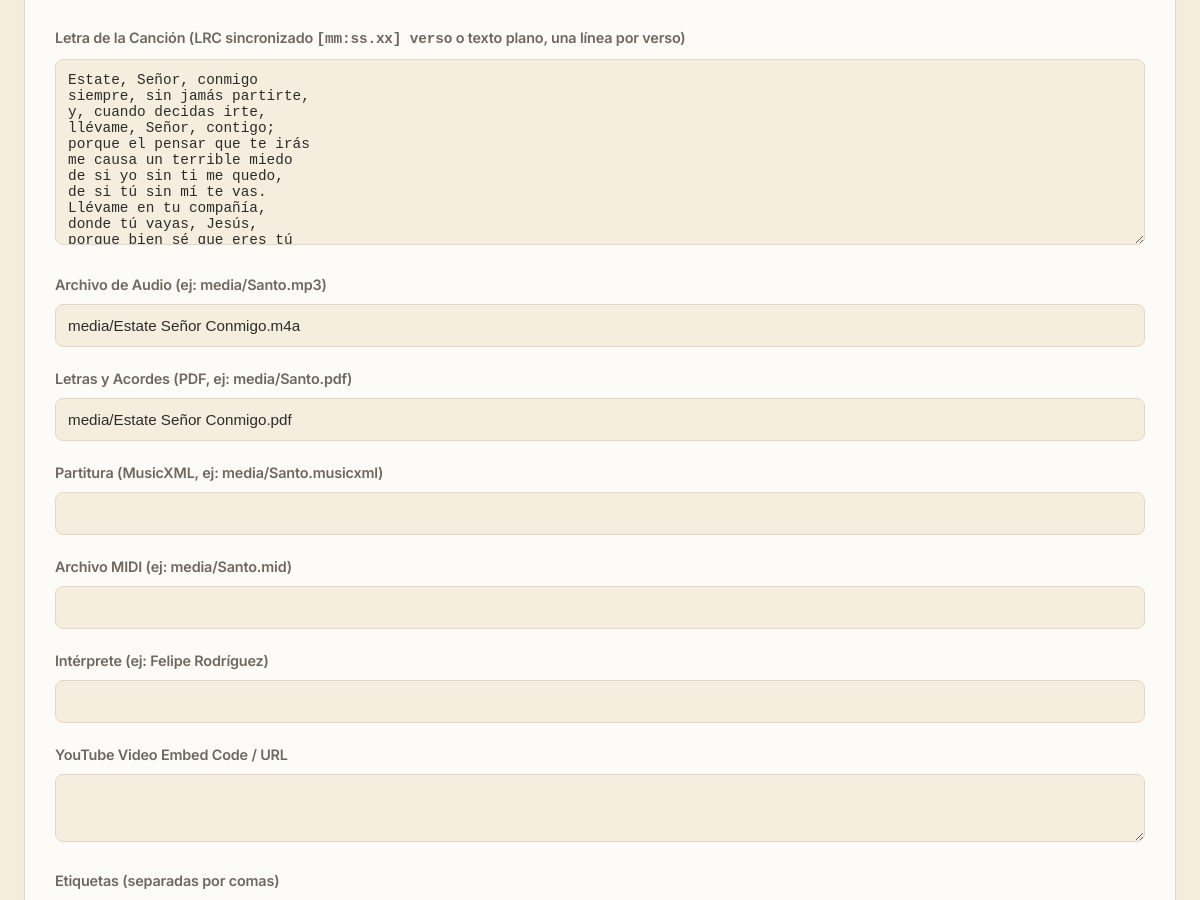
/composicion/13/edit (signed in, middle part), run on an earlier commit of the app's database.
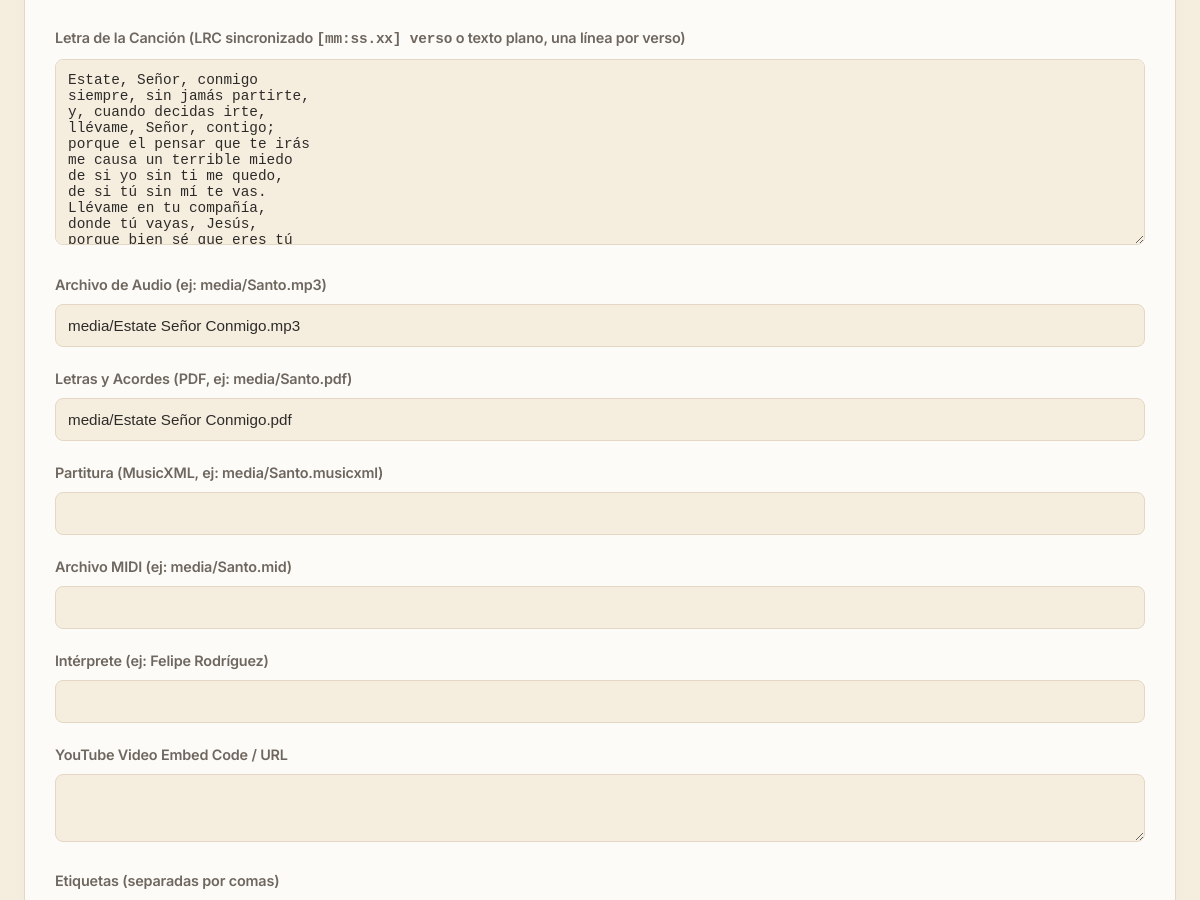
And on a later commit of the database.
### models.py (models this page shows, shortened)
class Cancion(db.Model):
    __tablename__ = 'cancion'
    id = db.Column(db.Integer, primary_key=True)
    titulo = db.Column(db.String(150), nullable=False)
    musica = db.Column(db.String(100))
    letra = db.Column(db.String(100))
    adaptacion = db.Column(db.String(100))
    arreglo = db.Column(db.String(100), nullable=True)
    idioma = db.Column(db.String(50))
    dia = db.Column(db.Integer, nullable=True)
    mes = db.Column(db.Integer, nullable=True)
    anio = db.Column(db.Integer)
    descripcion = db.Column(db.Text)
    audio = db.Column(db.String(150))
    letras_acordes = db.Column(db.String(150))
    partitura = db.Column(db.String(150))
    midi = db.Column(db.String(150))
    tags_json = db.Column(db.String(500))
    tipo = db.Column(db.String(50), nullable=False, default='local')
    categorias_json = db.Column(db.String(200))
    youtube_video_embed = db.Column(db.Text)
    youtube_audio_embed = db.Column(db.Text)
    interprete = db.Column(db.String(200), nullable=True)
    ensambles_json = db.Column(db.Text, nullable=True)
    descargas_json = db.Column(db.Text, nullable=True)
    audios_json = db.Column(db.Text, nullable=True)
    tipo_pdf = db.Column(db.String(50), nullable=True)  # 'partitura' o 'letras_acordes'
    letras_json = db.Column(db.Text, nullable=True)  # {"sincronizada": bool, "lineas": [{"t": seg|null, "text": str}]}
    @property
    def letras(self):
        return json.loads(self.letras_json) if self.letras_json else None
    @property
    def tags(self):
        return json.loads(self.tags_json) if self.tags_json else []
    @property
    def categorias(self):
        return json.loads(self.categorias_json) if self.categorias_json else []

### app.py (the view, shortened to what this page needs)
@app.route('/composicion/<int:comp_id>/edit', methods=['GET', 'POST'])
@login_required
def edit_cancion(comp_id):
    cancion_a_editar = Cancion.query.get_or_404(comp_id)
    todas_las_canciones = Cancion.query.all()
    todos_los_tags = sorted(list({t.strip() for c in todas_las_canciones for t in c.tags if t and t.strip()}))
    todas_las_categorias = sorted(list({cat.strip() for c in todas_las_canciones for cat in c.categorias if cat and cat.strip()}))
    return render_template(
        'edit_cancion.html',
        cancion=cancion_a_editar,
        letras_lrc=letras_to_lrc(cancion_a_editar.letras),
        todos_los_tags=todos_los_tags,
        todas_las_categorias=todas_las_categorias
    )

### app.py (called while the page is built)
@app.context_processor
def inject_globals():
    try:
        with open('build_date.txt', 'r', encoding='utf-8') as f:
            date_str = f.read().strip()
    except Exception:
        date_str = "Desconocida"
    return dict(last_update=date_str, FEATURES=FEATURES)

def login_required(f):
    @wraps(f)
    def decorated_function(*args, **kwargs):
        if 'logged_in' not in session:
            return redirect(url_for('login', next=request.url))
        return f(*args, **kwargs)
    return decorated_function

@app.before_request
def check_formacion_feature():
    if request.path.startswith('/formacion') and not FEATURES.get('formacion_liturgica', False):
        abort(404)

### services/lyrics_service.py (called while the page is built)
def letras_to_lrc(letras):
    if not letras:
        return ''
    out = []
    for l in letras.get('lineas', []):
        t = l.get('t')
        if t is None:
            out.append(l['text'])
        else:
            m, s = divmod(t, 60)
            out.append('[%02d:%05.2f] %s' % (int(m), s, l['text']))
    return '\n'.join(out)

### templates/edit_cancion.html (shortened to what this page needs)
{% extends "base.html" %}
{% block content %}
    <form method="post" class="edit-form">
        <div class="form-group">
        </div>
        <div class="form-group">
            <label for="letras_lrc">Letra de la Canción (LRC sincronizado <code>[mm:ss.xx] verso</code> o texto plano, una línea por verso)</label>
            <textarea id="letras_lrc" name="letras_lrc" rows="10" style="font-family: monospace; font-size: 0.9rem;" placeholder="[00:25.13] Virgen del Carmen,&#10;[00:30.13] Reina de Chile:">{{ letras_lrc or '' }}</textarea>
        </div>
        <div class="form-group">
            <label for="audio">Archivo de Audio (ej: media/Santo.mp3)</label>
            <input type="text" id="audio" name="audio" value="{{ cancion.audio or '' }}">
        </div>
        <div class="form-group">
            <label for="letras_acordes">Letras y Acordes (PDF, ej: media/Santo.pdf)</label>
            <input type="text" id="letras_acordes" name="letras_acordes" value="{{ cancion.letras_acordes or '' }}">
        </div>
        <div class="form-group">
            <label for="partitura">Partitura (MusicXML, ej: media/Santo.musicxml)</label>
            <input type="text" id="partitura" name="partitura" value="{{ cancion.partitura or '' }}">
        </div>
        <div class="form-group">
            <label for="midi">Archivo MIDI (ej: media/Santo.mid)</label>
            <input type="text" id="midi" name="midi" value="{{ cancion.midi or '' }}">
        </div>
        <div class="form-group">
            <label for="interprete">Intérprete (ej: Felipe Rodríguez)</label>
            <input type="text" id="interprete" name="interprete" value="{{ cancion.interprete or '' }}">
        </div>
        <div class="form-group">
            <label for="youtube_video_embed">YouTube Video Embed Code / URL</label>
            <textarea id="youtube_video_embed" name="youtube_video_embed" rows="3">{{ cancion.youtube_video_embed or '' }}</textarea>
        </div>
        <div class="form-group">
            <label for="tags">Etiquetas (separadas por comas)</label>
        </div>
    </form>
{% endblock %}

What changed in the data, as far as the page shows it:
changed Cancion "media/Estate Señor Conmigo.pdf": audio "media/Estate Señor Conmigo.m4a" → "media/Estate Señor Conmigo.mp3"
